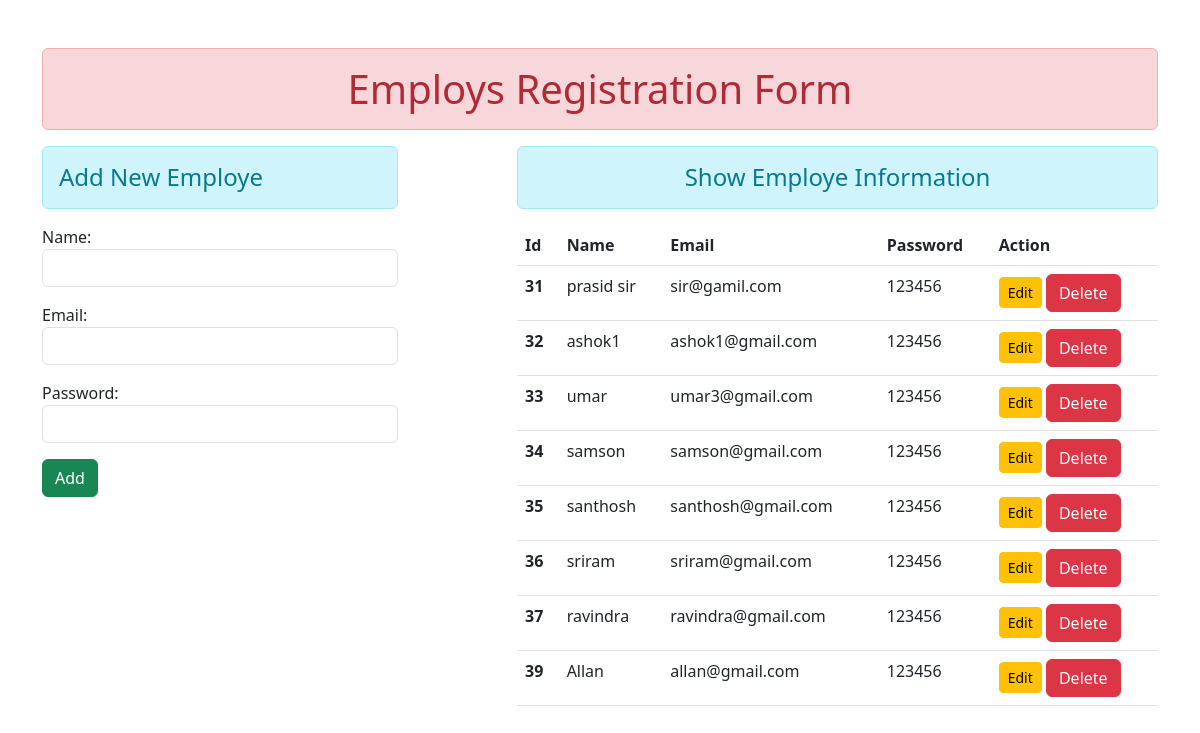
The page / on the database its author committed.
### myapp/models.py (models this page shows)
class User(models.Model):
    name=models.CharField(max_length=100)
    email=models.EmailField(max_length=100)
    password=models.CharField(max_length=100)

### myapp/views.py (the view)
# urls.py: path('',views.add_show,name='addandshow'),
def add_show(request):
    if request.method=='POST':
        fm=StudentRegistration(request.POST)
        if fm.is_valid():
            nm=fm.cleaned_data['name']
            em=fm.cleaned_data['email']
            pw=fm.cleaned_data['password']
            reg=User(name=nm,email=em,password=pw)
            reg.save()
            fm=StudentRegistration()
    else:
        fm=StudentRegistration()
    stud=User.objects.all()
    return render(request,'myapp/addandshow.html',{'form':fm,'students':stud})

### myapp/forms.py
class StudentRegistration(forms.ModelForm):
    class Meta:
        model=User
        fields=['name','email','password']
        widgets={
            'name':forms.TextInput(attrs={'class':'form-control'}),
            'email':forms.EmailInput(attrs={'class':'form-control'}),
            'password':forms.PasswordInput(render_value=True,attrs={'class':'form-control'}),
        }

### myapp/templates/myapp/addandshow.html (shortened to what this page needs)
{% extends 'myapp/base.html' %}
{% block content %}
<div class="row">
    <div class="col-sm-4">
        <h4 class="alert alert-info"> Add New Employe</h4>
        <form action="" method="POST" >
            {{form.as_p}}
            <input type="submit" class="btn btn-success" value="Add">
        </form>
    </div>
    <div class="col-sm-7 offset-1">
        <h4 class="text-center alert alert-info"> Show Employe Information</h4>
        {% if students %}
        <table class="table">
            <thead>
              <tr>
                <th scope="col">Id</th>
                <th scope="col">Name</th>
                <th scope="col">Email</th>
                <th scope="col">Password</th>
                <th scope="col">Action</th>
              </tr>
            </thead>
            <tbody>
                {% for stu in students %}
              <tr>
                <th scope="row">{{stu.id}}</th>
                <td>{{stu.name}}</td>
                <td>{{stu.email}}</td>
                <td>{{stu.password}}</td>
                <td>
                    <a href="{% url 'updatedata' stu.id %}"
                    class="btn btn-warning btn-sm">Edit</a>
                    <form action="{% url 'deletedata' stu.id %}"
                        method="POST" class="d-inline">{% csrf_token %}
                        <input type="submit" class="btn btn-danger" value="Delete">
                    </form>
                </td>
              </tr>
              {% endfor %}
            </tbody>
          </table>
        {% endif %}
    </div>
</div>
{% endblock content %}

### myapp/templates/myapp/base.html (shortened to what this page needs)
<!DOCTYPE html>
{% load static %}
<html lang="en">
<head>
    <link rel="stylesheet" href="{% static 'myapp/css/bootstrap.css' %}">
</head>
<body>
    <div class="container mt-5">
        <h1 class="text-center alert alert-danger">Employs Registration Form</h1>
        {% block content %}
        {% endblock content %}
    </div>
</body>
</html>

### rows shown on the page
User: id "31", name "prasid sir", email "sir@gamil.com", password "123456"
User: id "32", name "ashok1", email "ashok1@gmail.com", password "123456"
User: id "33", name "umar", email "umar3@gmail.com", password "123456"
User: id "34", name "samson", email "samson@gmail.com", password "123456"
User: id "35", name "santhosh", email "santhosh@gmail.com", password "123456"
User: id "36", name "sriram", email "sriram@gmail.com", password "123456"
User: id "37", name "ravindra", email "ravindra@gmail.com", password "123456"
User: id "39", name "Allan", email "allan@gmail.com", password "123456"
